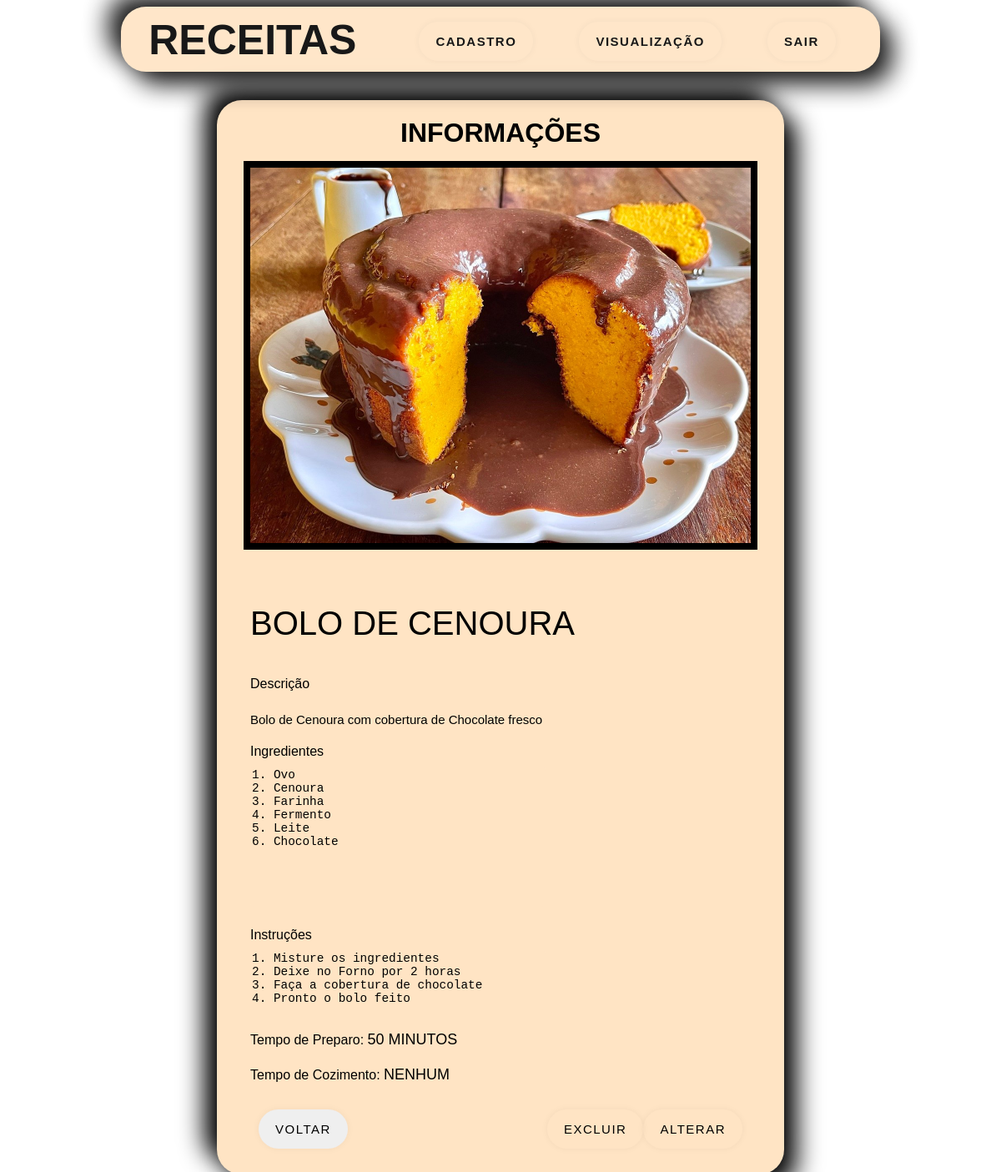
The app's page /info.php?id=7 with its own data.
### tables this page shows
CREATE TABLE `tabela_receita` (
  `id_Receita` int(11) NOT NULL,
  `nome_Receita` varchar(100) NOT NULL,
  `img_Receita` varchar(100) NOT NULL,
  `desc_Receita` varchar(1200) NOT NULL,
  `item_Receita` varchar(1200) NOT NULL,
  `inst_Receita` varchar(1200) NOT NULL,
  `tempP_Receita` varchar(50) NOT NULL,
  `tempC_Receita` varchar(50) NOT NULL
);

### info_view.php (called while the page is built)
<?php
try {
    require_once("./_conexao/_conexao.php");
    $id = filter_input(INPUT_GET, "id", FILTER_SANITIZE_NUMBER_INT);
    $comandoSQL = $conexao->prepare("
        SELECT * FROM tabela_receita WHERE id_Receita = :id
    ");
    $comandoSQL->execute(array(
        ":id" => $id
    ));
    $retorno = $comandoSQL->fetch();
}catch(PDOException $erro) {
    echo "Entre em contato com o suporte!";
}

### info.php (the view, shortened to what this page needs)
<!DOCTYPE html>
<html lang="pt-br">
<head>
</head>
<body>
<!DOCTYPE html>
<html lang="pt-br">
<head>
    <link rel="stylesheet" href="CSS/estilo.css">
</head>
<body>
    <div class="container"><?php require_once("./menu.php")?></div>
    <?php
        require_once("./info_view.php");
    ?>
    <div class="container info__form">
        <form action="" method="post">
            <h1>INFORMAÇÕES</h1>
            <div class="row img">
                <img src="./img/<?=$retorno['img_Receita']; ?>" alt="Perfil" width="600" class="info__img">
            </div>
            <div class="row">
                <div class="col info">
                    <label for="infonome"><?=$retorno['nome_Receita'];?></label>
                </div>
            </div>
            <div class="row">
                <div class="col info">
                    <label for="desc" class="area">Descrição</label>
                    <label for="infodesc"><?=$retorno['desc_Receita'];?></label>
                </div>
            </div>
            <div class="row info__area">
                <div class="col">
                    <label for="item" class="area">Ingredientes</label>
                    <textarea
                    class="my-textarea"
                    name="instrucao"
                    id="instrucao"
                    cols="30"
                    rows="10"
                    disabled><?=$retorno['item_Receita'];?></textarea>
                </div>
            </div>
            <div class="row info__area">
                <div class="col">
                    <label for="instrucao" class="area">Instruções</label>
                    <textarea
                    class="my-textarea2"
                    name="instrucao"
                    id="instrucao"
                    rows="1"
                    disabled><?=$retorno['inst_Receita'];?></textarea>
                </div>
            </div>
            <div class="row">
                <div class="col">
                    <label for="tempPreparo">Tempo de Preparo:</label>
                    <label for="infotemp"><?=$retorno['tempP_Receita'];?></label>
                </div>
            </div>
            <div class="row">
                <div class="col">
                    <label for="tempCozimento">Tempo de Cozimento:</label>
                    <label for="infoCozimento"><?=$retorno['tempC_Receita'];?></label>
                </div>
            </div>
            <div class="row voltar">
                <input type="reset" value="VOLTAR" onclick="javascript:window.location.href='visualizar.php'">
                <div class="alternar">
                    <a href="excluir.php?id=<?=$retorno['id_Receita'];?>" class="ex">Excluir</a>
                    <a href="alternar.php?id=<?=$retorno['id_Receita'];?>" class="al">Alterar</a>
                </div>
            </div>
        </form>
    </div>
</body>
</html>
</body>
</html>

### CSS/estilo.css (style rules this page uses)
body { font-family: 'Lucida Sans', 'Lucida Sans Regular', 'Lucida Grande', 'Lucida Sans Unicode', Geneva, Verdana, sans-serif; font-size: medium; background-image: url('../img/Pizza.jpg'); background-repeat: no-repeat; background-position: center; background-size: auto; color: black; }
.container { display: flex; justify-content: center; align-items: center; }
form { margin-top: 34px; text-align: center; padding: 33px 100px; border-radius: 30px; background-color: #FFE4C4; box-shadow: 15px 15px 30px #000000, -15px -15px 30px #000000; }
h1 { margin-bottom: 15px; }

### CSS/cadastro.css (style rules this page uses)
.col { width: 100%; }
.row { display: flex; gap: 10px; text-align: left; margin-bottom: 21px; }
label.area { display: block; }
textarea { width: 350px; height: 200px; margin-top: 9px; resize: none; font-weight: 500; font-size: 0.9rem; color: black; background-color: #FFE4C4; box-shadow: 0 0 .4vw rgba(0,0,0,0.5), 0 0 0 .15vw transparent; border-radius: 0.4vw; border: none; outline: none; transition: .4s; }
input[type="reset"], input[type="submit"] { margin: auto; text-decoration: none; padding: 15px 20px; border-radius: 50px; cursor: pointer; border: 0; box-shadow: rgb(0 0 0 / 5%) 0 0 8px; letter-spacing: 1.5px; text-transform: uppercase; font-size: 15px; transition: all 0.5s ease; color: black; }

### CSS/informa.css (style rules this page uses)
.info { display: flex; flex-direction: column; padding-top: 20px; }
.info label[for="infonome"] { margin-top: 25px; font-weight: 500; font-size: 40px; text-transform: uppercase; }
.info label[for="infodesc"] { margin-top: 25px; font-weight: 500; font-size: 15px; word-wrap: break-word; overflow-wrap: break-word; }
.info__area textarea { box-shadow: none; border-radius: none; transition: none; overflow: hidden; }
.info__form form { width: 50vw; padding: 0px 40px; overflow: hidden; }
.col label[for="infotemp"] { font-weight: 500; font-size: 18px; text-transform: uppercase; }
.col label[for="infoCozimento"] { font-weight: 500; font-size: 18px; text-transform: uppercase; }
.img { align-items: center; justify-content: center; }
.info__img { border: 0.5rem solid black; }
.voltar { position: relative; padding: 10px; }
.voltar input[type="reset"] { position: absolute; }
.alternar { display: flex; margin-left: auto; }
.alternar a { text-decoration: none; padding: 15px 20px; border-radius: 50px; cursor: pointer; border: 0; box-shadow: rgb(0 0 0 / 5%) 0 0 8px; letter-spacing: 1.5px; text-transform: uppercase; font-size: 15px; transition: all 0.5s ease; color: black; }

### records on screen
tabela_receita: img_Receita (picture), nome_Receita "BOLO DE CENOURA", desc_Receita "Bolo de Cenoura com cobertura de Chocolate fresco", instrucao "1. Ovo 2. Cenoura 3. Farinha 4. Fermento 5. Leite 6. Chocolate", instrucao "1. Misture os ingredientes 2. Deixe no Forno por 2 horas 3. Faça a cobertura de chocolate 4. Pronto o bolo feito", tempP_Receita "50 MINUTOS", tempC_Receita "NENHUM"
